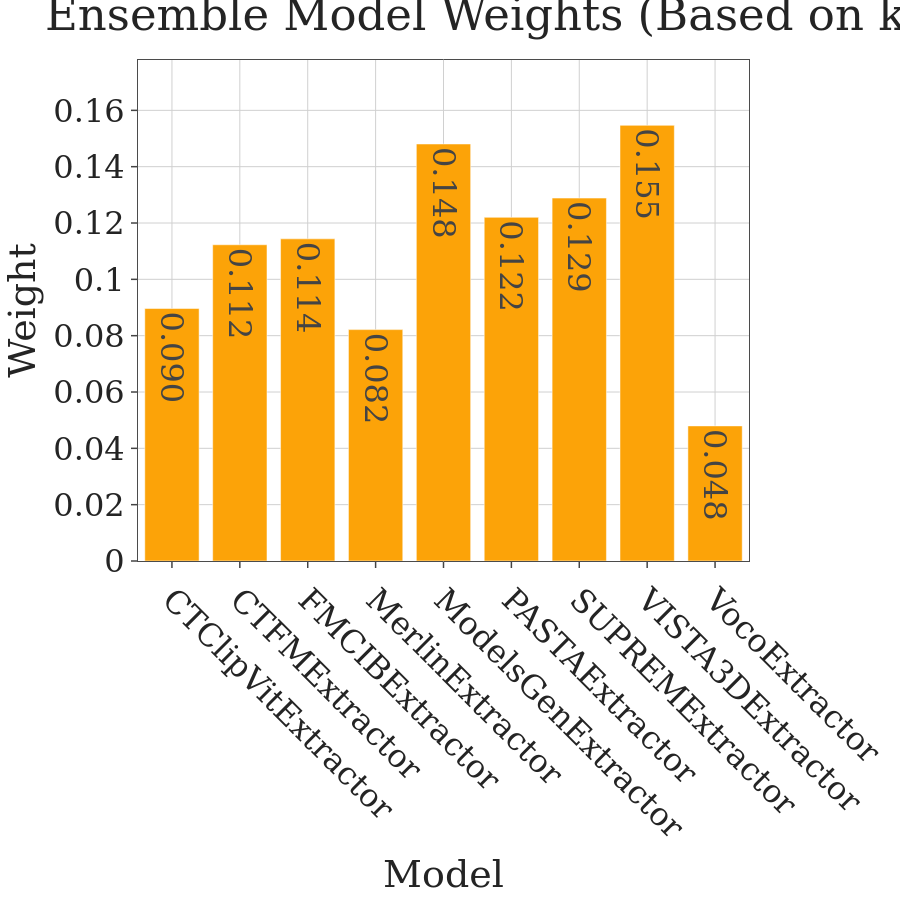

Notebook source saved alongside this figure:
### Markdown cell above
## Ensemble Model Weights

Visualize the alignment-based weights assigned to each model.

### Code cell
# Display ensemble weights from the first evaluation
# (Run one more iteration to get final ensemble model)
train_idx, train_labels_s, val_idx, val_labels_s, test_idx, test_labels_s = split_shuffle_data(
    np.arange(len(all_labels_ensemble)), all_labels_ensemble,
    train_ratio=0.5, val_ratio=0.2, random_seed=50, stratify=True
)

train_features_dict = {m: ensemble_features_dict[m][train_idx] for m in model_list}
val_features_dict = {m: ensemble_features_dict[m][val_idx] for m in model_list}

final_ensemble, _ = build_knn_ensemble_classifier(
    train_features_dict, train_labels_s,
    val_features_dict, val_labels_s,
    overlap_matrix.copy(), model_list, k=10
)

# Extract and visualize weights
weights = final_ensemble['weights']
models_for_plot = list(weights.keys())
weight_values = list(weights.values())

fig = go.Figure()
fig.add_trace(go.Bar(
    x=models_for_plot,
    y=weight_values,
    marker_color='#FCA308',
    text=[f'{w:.3f}' for w in weight_values],
    textposition='auto',
))

apply_r_style(fig, font_size=32)
fig.update_layout(
    title='Ensemble Model Weights (Based on k-NN Alignment)',
    xaxis_title='Model',
    yaxis_title='Weight',
    height=FIG_SIZE,
    width=FIG_SIZE,
    template='simple_white',
    xaxis_tickangle=45
)
fig.update_yaxes(range=[0, max(weight_values) * 1.15])

fig.write_image(PLOTS_DIR / f"{DATASET_SLUG}_alignment_weights.png")

fig.show()

print(f"\nWeight Statistics:")
print(f"  Max weight: {max(weight_values):.4f}")
print(f"  Min weight: {min(weight_values):.4f}")
print(f"  All weights sum to: {sum(weight_values):.4f}")
print(f"\nInterpretation:")
print(f"  Higher weight = better alignment with other models (consensus)")
print(f"  Lower weight = unique/diverse representation (adds complementary info)")

### Figure 1 — Plotly figure (JSON) as saved in the notebook; plotly's stock layout.template omitted (floating-point values rounded to 4 significant figures)
{"data": [{"marker": {"color": "#FCA308"}, "text": ["0.090", "0.112", "0.114", "0.082", "0.148", "0.122", "0.129", "0.155", "0.048"], "textposition": "auto", "type": "bar", "x": ["CTClipVitExtractor", "CTFMExtractor", "FMCIBExtractor", "MerlinExtractor", "ModelsGenExtractor", "PASTAExtractor", "SUPREMExtractor", "VISTA3DExtractor", "VocoExtractor"], "y": [0.08964, 0.1123, 0.1144, 0.08215, 0.1481, 0.122, 0.1288, 0.1547, 0.04797]}], "layout": {"font": {"family": "DejaVu Serif", "size": 32}, "height": 900, "margin": {"b": 60, "l": 60, "r": 40, "t": 60}, "paper_bgcolor": "white", "plot_bgcolor": "white", "title": {"text": "Ensemble Model Weights (Based on k-NN Alignment)"}, "width": 900, "xaxis": {"gridcolor": "#D0D0D0", "linecolor": "#4B4B4B", "mirror": true, "showgrid": true, "tickangle": 45, "ticklen": 6, "ticks": "outside", "tickwidth": 1.5, "title": {"text": "Model"}, "zeroline": false}, "yaxis": {"gridcolor": "#D0D0D0", "linecolor": "#4B4B4B", "mirror": true, "range": [0, 0.1779], "showgrid": true, "ticklen": 6, "ticks": "outside", "tickwidth": 1.5, "title": {"text": "Weight"}, "zeroline": false}}}
